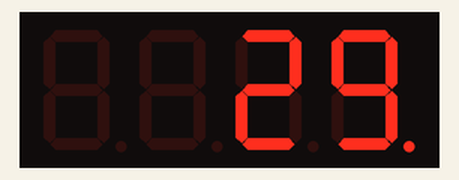
The sketch below on a simulated Arduino Uno, built with avr-gcc and run on an emulated ATmega328P. Shown: 4-digit seven-segment display.

Above: at 0.45 s.
At 5.27 s:
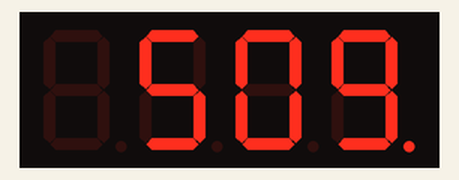
At 10.09 s:
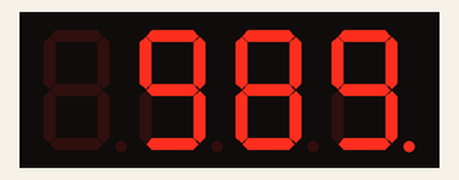
At 20.02 s:
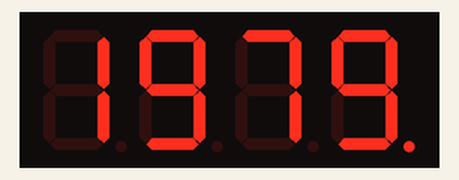
At 29.66 s:
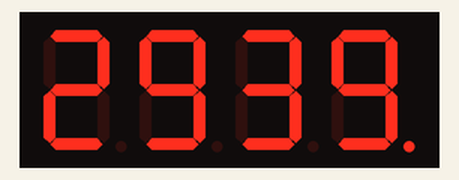
At 39.6 s:
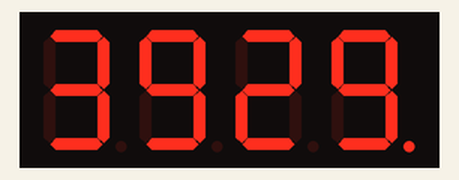

The sketch:

_7_digit_display.ino
```cpp
/*Written by Dean Reading, 2012.  deanreading@hotmail.com

 This example is a centi-second counter to demonstrate the
 use of my SevSeg library.
 */

#include "SevSeg.h"

//Create an instance of the object.
SevSeg sevseg;

//Create global variables
unsigned long timer;
int CentSec=0;

void setup() {
  //I am using a common anode display, with the digit pins connected
  //from 2-5 and the segment pins connected from 6-13

  byte numDigits = 4;
  byte digitPins[] = {2, 3, 4, 5};
  byte segmentPins[] = {6, 7, 8, 9, 10, 11, 12, 13};
  sevseg.begin(COMMON_CATHODE, numDigits, digitPins, segmentPins);

  //Set the desired brightness (0 to 100);
  sevseg.setBrightness(90);

  timer=millis();
}

void loop() {
  //Produce an output on the display
  sevseg.refreshDisplay();

  //Check if 10ms has elapsed
  unsigned long mils=millis();
  if (mils-timer>=10) {
    timer=mils;
    CentSec++;
    if (CentSec==10000) { // Reset to 0 after counting for 100 seconds.
      CentSec=0;
    }
    //Update the number to be displayed, with a decimal
    //place in the correct position.
    sevseg.setNumber(CentSec,(byte) 0);
  }
}
```
